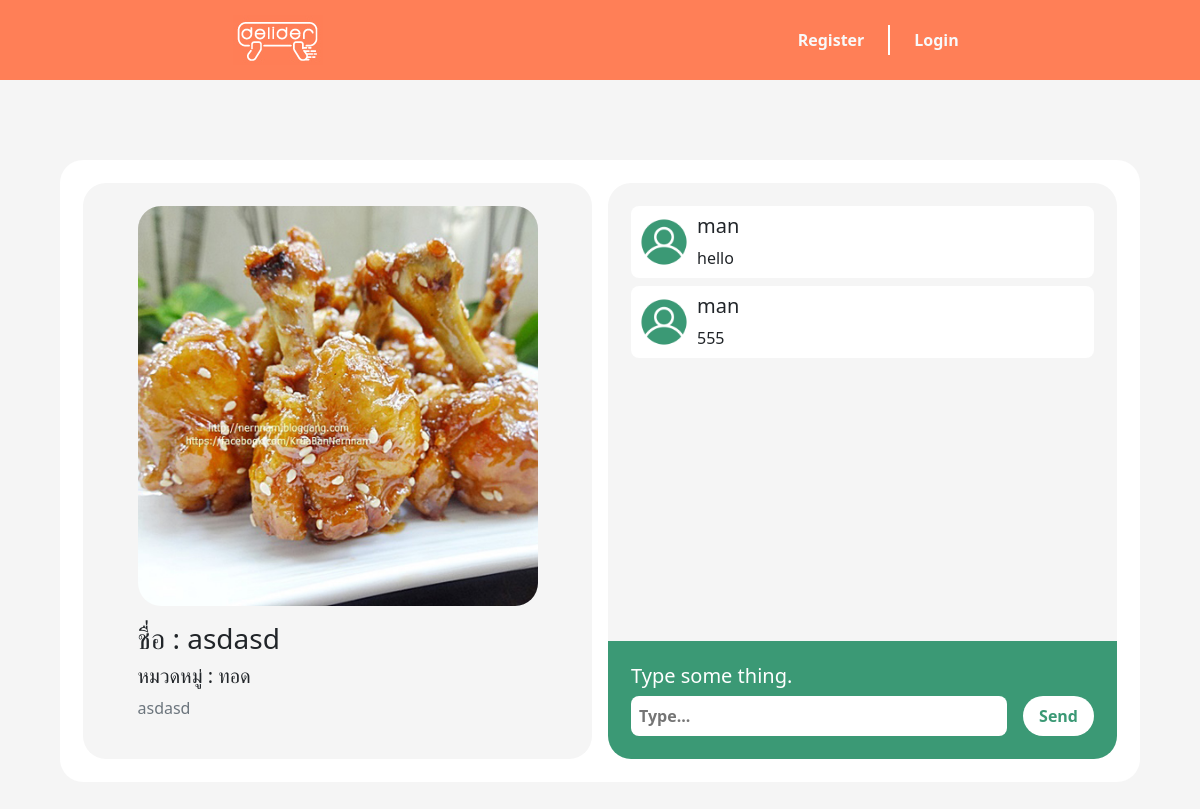
/viewfood.php?id=3, run on the app's committed database.
### tables this page shows
CREATE TABLE `foods` (
  `id` int(11) NOT NULL,
  `foodname` text NOT NULL,
  `des` text NOT NULL,
  `type` text NOT NULL,
  `price` int(11) NOT NULL,
  `rest_id` text NOT NULL,
  `image` text NOT NULL
);

CREATE TABLE `review` (
  `id` int(11) NOT NULL,
  `text` text NOT NULL,
  `f_id` text NOT NULL,
  `c_name` text NOT NULL
);

### db/connect.php (called while the page is built)
<?php
function db($qr) {
    $server = "localhost";
    $username = "root";
    $password = "";
    $database = "esan6";
    $conn = new mysqli($server,$username,$password,$database);
    return $conn->query($qr);
}
?>

### viewfood.php (the view, shortened to what this page needs)
<!DOCTYPE html>
<html lang="en">
<head>
    <link rel="stylesheet" href="css/view.css">
</head>
<body>
    <?php include('component/header.php'); ?>
<?php $food = db('SELECT * FROM foods WHERE id='.$_GET['id'].';')->fetch_assoc(); ?>
    <div class="food-container gap-3">
        <div class="food-detail gap-3">
            <img src="assets/image/<?php echo $food['image'] ?>.jpg" alt="">
            <div class="detail">
                <h3>ชื่อ : <?php echo $food['foodname'] ?></h3>
                <h5>หมวดหมู่ : <?php echo $food['type'] ?></h5>
                <p class="text-secondary"><?php echo $food['des'] ?></p>
            </div>
        </div>
        <div class="food-comment">
            <div class="comment">
                <?php $ment = db('SELECT * FROM review WHERE f_id='.$_GET['id'].';');
                if ($ment->num_rows > 0) {
                    foreach ($ment as $data) { ?>
<div class="person gap-2">
                    <img src="image/icon/user.png">
                    <div class="d-flex flex-column">
                        <h5><?php echo $data['c_name'] ?></h5>
                        <p><?php echo $data['text'] ?></p>
</div>
                </div>
                    <?php }
                } ?>
            </div>
            <form method="post" class="comment-input">
                <h5>Type some thing.</h5>
                <div class="d-flex gap-3">
                    <input name="comment" type="text" placeholder="Type...">
                    <button class="send rounded-pill px-3">Send</button>
                </div>
            </form>
        </div>
    </div>
</body>
</html>

### css/view.css (style rules this page uses)
body { background-color: #f5f5f5 !important; }
.food-container { background-color: white; padding: 23px; border-radius: 23px; max-width: 60%; width: 100%; margin: 80px auto; display: grid; grid-template-columns: 1fr 1fr; }
.food-detail { padding: 23px; display: flex; flex-direction: column; background-color: #f5f5f5; border-radius: 23px; align-items: center; }
.food-detail>img { width: 400px; height: 400px; object-fit: cover; border-radius: 23px; }
.detail { width: 400px; }
.food-comment { display: flex; flex-direction: column; }
.comment { background-color: #f5f5f5; padding: 23px; border-radius: 23px 23px 0 0; height: 457.59px; overflow: scroll; }
.comment-input { padding: 23px; background-color: #3b9975; border-radius: 0 0 23px 23px; display: flex; flex-direction: column; }
.comment-input>h5 { color: white; }
.comment-input>div>input { width: 100%; border: none; outline: none; padding: 8px; border-radius: 8px; transition: 0.1s; }
.comment-input>div>input::placeholder { font-weight: bolder; }
.send { border: none; outline: none; font-weight: bold; color: #3b9975; background-color: white; transition: 0.1s; }
.person { padding: 8px; background-color: white; border-radius: 8px; display: flex; align-items: center; margin-bottom: 8px; }
.person>img { width: 50px; height: 50px; object-fit: cover; }
.person>div>p { margin: 0; }
@media screen and (max-width: 1450px) { .food-detail>img { width: 300px; height: 300px; } }
@media screen and (max-width: 1450px) { .detail { width: 300px; } }
@media screen and (max-width: 1314px) { .food-container { max-width: 90%; } }
@media screen and (max-width: 1314px) { .food-detail>img { width: 400px; height: 400px; } }
@media screen and (max-width: 1314px) { .detail { width: 400px; } }

### data on the page
foods: image (picture), foodname "asdasd", type "ทอด", des "asdasd"
review: c_name "man", text "hello"
review: c_name "man", text "555"
